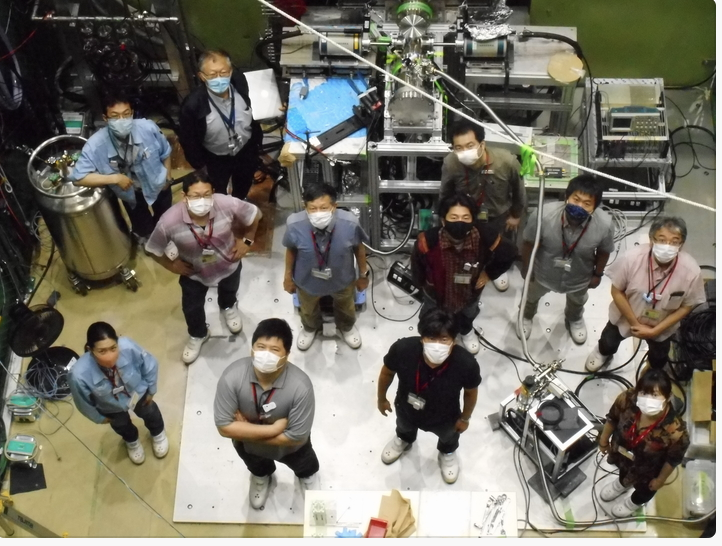
#> input picture imageAna/macro/scripts/my_filter/jparctest.png, 722 x 546 px, found by its file name
$ python filtbackproj.py
#> lines starting #> are read from the running program, lines starting #| are printed output that depends on the picture
import sys, math
import numpy as np
import matplotlib.pyplot as plt
from PIL import Image, ImageChops
from scipy.fftpack import fft, fftshift, ifft

# [10 lines left out: function dummyImg, not called in this run]

def padImage(img):
    """pad images with zeros such that new image is a square with sides equal to
    the diagonal of the original in size. Return padded image as well as coordinates
    of upper-left coordinates where original image is implanted"""
    N0, N1 = img.size # 512
    lenDiag = int(np.ceil(np.sqrt(N0**2+N1**2)))#Get 725, np.ceil -> get max int (1.7->2 , -1.7->-1)
    imgPad = Image.new('L',(lenDiag, lenDiag))
    c0, c1 = int(round((lenDiag-N0)/2)), int(round((lenDiag-N1)/2)) #coordinates of top-left corner in which to paste image
    imgPad.paste(img, (c0,c1))
    return imgPad, c0, c1

def getProj(img, theta):
    """this rotates an image by an array of angles and takes projections.
    Note that we pad the image beforehand rather than allow the rotate method
    to expand the image because the image expands to different sizes depending
    on the angle of rotation. We need to expand every rotated image to the
    same size so that we can collect the contributions into the same vector.
    inputs:  img - PIL image object
             theta - 1D numpy array of angles over which to compute projections
    output: sinogram - projections of img over theta (effectively the radon transform)"""

    numAngles = len(theta)
    sinogram = np.zeros((img.size[0],numAngles))

    #set up plotting
    plt.ion()
    fig1, (ax1, ax2) = plt.subplots(1,2)
    im1 = ax1.imshow(img, cmap='gray')
    ax1.set_title('<-- Sum')
    im2 = ax2.imshow(sinogram, extent=[theta[0],theta[-1], img.size[0]-1, 0],
                     cmap='gray', aspect='auto')
    ax2.set_xlabel('Angle (deg)')
    ax2.set_title('Sinogram')
    plt.show()

    #get projections an dplot
    for n in range(numAngles):
        rotImgObj = img.rotate(90-theta[n], resample=Image.BICUBIC)#rotation
        im1.set_data(rotImgObj)
        sinogram[:,n] = np.sum(rotImgObj, axis=0)# image (axis=0 -> first angle) to value
        im2.set_data(Image.fromarray((sinogram-np.min(sinogram))/np.ptp(sinogram)*255))
        fig1.canvas.draw()
        fig1.canvas.flush_events()

    plt.ioff()
    plt.savefig("Sinogram.png") # projections
    return sinogram

def arange2(start, stop=None, step=1):
    """#Modified version of numpy.arange which corrects error associated with non-integer step size"""
    if stop == None:
        a = np.arange(start)
    else:
        a = np.arange(start, stop, step)
        if a[-1] > stop-step:
            a = np.delete(a, -1)
    return a

def projFilter(sino):
    """filter projections. Normally a ramp filter multiplied by a window function is used in filtered
    backprojection. The filter function here can be adjusted by a single parameter 'a' to either approximate
    a pure ramp filter (a ~ 0)  or one that is multiplied by a sinc window with increasing cutoff frequency (a ~ 1).
    Credit goes to Wakas Aqram.
    inputs: sino - [n x m] numpy array where n is the number of projections and m is the number of angles used.
    outputs: filtSino - [n x m] filtered sinogram array"""

    a = 1;
    projLen, numAngles = sino.shape # get number of pixels & number of plots/angle from matrix
    step = 2*np.pi/projLen
    w = arange2(-np.pi, np.pi, step)
    if len(w) < projLen:
        w = np.concatenate([w, [w[-1]+step]]) #depending on image size, it might be that len(w) =
                                              #projLen - 1. Another element is added to w in this case
    rn1 = abs(2/a*np.sin(a*w/2));  #approximation of ramp filter abs(w) with a funciton abs(sin(w))
    rn2 = np.sin(a*w/2)/(a*w/2);   #sinc window with 'a' modifying the cutoff freqs
    r = rn1*(rn2)**2;              #modulation of ramp filter with sinc window

    filt = fftshift(r)  # 0 value to center
    filtSino = np.zeros((projLen, numAngles))
    for i in range(numAngles):
        projfft = fft(sino[:,i])# fft each piexl value in each plots
        filtProj = projfft*filt# accumulate
        filtSino[:,i] = np.real(ifft(filtProj)) #get real part (Filtered projection data)
    print("filtSino => ", " # of row : ", len(filtSino[:, 0]), " # of column : ", len(filtSino[0,:]))
    return filtSino

def backproject(sinogram, theta):
    """Backprojection function.
    inputs:  sinogram - [n x m] numpy array where n is the number of projections and m the number of angles
             theta - vector of length m denoting the angles represented in the sinogram
    output: backprojArray - [n x n] backprojected 2-D numpy array"""
    imageLen = sinogram.shape[0]# number of pixel
    reconMatrix = np.zeros((imageLen, imageLen))

    x = np.arange(imageLen)-imageLen/2 #create coordinate system centered at (x,y = 0,0)
    y = x.copy()
    X, Y = np.meshgrid(x, y) # make XY- axis => (array(10,9,8 ... -8, -9,-10), array(10,9,8 ... -8, -9,-10))

    plt.ion()
    fig2, ax = plt.subplots()
    im = plt.imshow(reconMatrix, cmap='gray')

    theta = theta*np.pi/180 # angle to rad
    numAngles = len(theta)

    for n in range(numAngles):
        if n is 8: print("X shape : ", X.shape, " X: ", X)
        if n is 8: print("theta shape : ", theta.shape, " theta: ", math.degrees(theta[n]))
        Xrot = X*np.sin(theta[n])-Y*np.cos(theta[n]) #determine rotated x-coordinate about origin in mesh grid form
        if n is 8: print(" Xrot shape : ", Xrot.shape, "Xrot : ",Xrot)
        XrotCor = np.round(Xrot+imageLen/2) #(return int value only) shift back to original image coordinates, round values to make indices
        XrotCor = XrotCor.astype('int')
        if n is 8: print("XrotCor : ",XrotCor)
        projMatrix = np.zeros((imageLen, imageLen))
        if n is 8: print ("make projMatrix : ", projMatrix.shape)
        if n is 8: print("m0, m1 = ",np.where((XrotCor >= 0) & (XrotCor <= (imageLen-1))))
        if n is 8: print("error = ",np.where((XrotCor > (imageLen-1))))
        m0, m1 = np.where((XrotCor >= 0) & (XrotCor <= (imageLen-1))) #after rotating, you'll inevitably have new coordinates that exceed the size of the original

        s = sinogram[:,n] #get projection
        if n is 8: print("s shape: ", s.shape, "  ", s[XrotCor[m0, m1]], "  ", s[XrotCor[m0, m1]].shape)
        if n is 8: print("XrotCor[m0, m1]: ", XrotCor[m0, m1].shape , " ",  XrotCor[m0, m1])
        if n is 8: print("projMatrix[m0, m1]: ", projMatrix[m0, m1].shape, "  ", projMatrix[m0, m1])
        projMatrix[m0, m1] = s[XrotCor[m0, m1]]  #backproject in-bounds data
        if n is 8: print ("new projMatrix : ", projMatrix.shape)
        if n is 8: print ("new reconMatrix : ", reconMatrix.shape)
        reconMatrix += projMatrix # same with TH3D.Fill in ROOT

        # following lines are no need for 3D image analysis
        im.set_data(Image.fromarray((reconMatrix-np.min(reconMatrix))/np.ptp(reconMatrix)*255))
        ax.set_title('Theta = %.2f degrees' % (theta[n]*180/np.pi))
        fig2.canvas.draw()
        fig2.canvas.flush_events()

    plt.close()
    plt.ioff()
    backprojArray = np.flipud(reconMatrix)# rotation matrix
    return backprojArray

#def main():
if __name__ == '__main__':

    #myImg = dummyImg(500,700)
    #myImg = Image.open('SheppLogan.png').convert('L')
    myImg = Image.open('jparctest.PNG').convert('L')

    myImgPad, c0, c1 = padImage(myImg)  #PIL image object
#> in padImage, `imgPad.paste(img, (c0,c1))`:
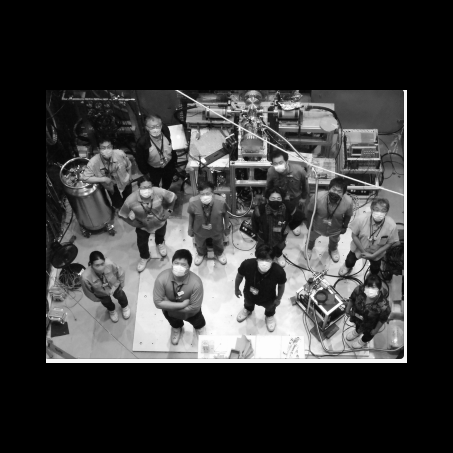
#> imgPad: PIL image 906x906 L (shown at 1/2 size); min 0, max 255, mean 54.9
#> c0 = 92; c1 = 180
    dTheta = 10
    theta = np.arange(0,181,dTheta)
    print("pixel size : ", myImgPad.size, "total theta : ", len(theta))
#| pixel size :  (906, 906) total theta :  19
    print('Getting projections\n')
    mySino = getProj(myImgPad, theta)  #numpy array, is projection plots with # of row :  725 (pixels)  # of column :  181 (plots or angle)
#> after the loop in getProj, `for n in range(numAngles):`:
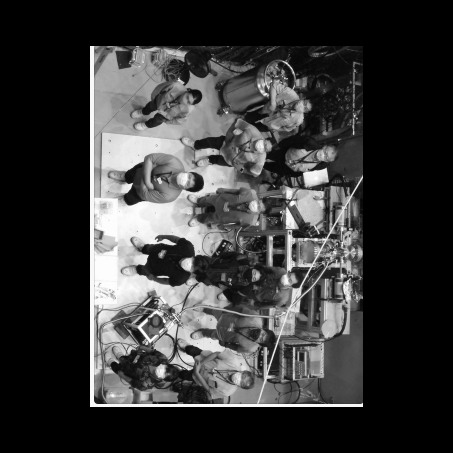
#> rotImgObj: PIL image 906x906 L (shown at 1/2 size); min 0, max 255, mean 54.9
    print('Filtering\n')
    filtSino = projFilter(mySino)  #numpy array
#> in projFilter, `step = 2*np.pi/projLen`: step = 0.00694
#> in arange2, `a = np.arange(start, stop, step)`: a = 906 values from -3.14 to 3.13
#> in arange2, `a = np.delete(a, -1)`: a = 905 values from -3.14 to 3.13
#> in projFilter, `w = np.concatenate([w, [w[-1]+step]])`: w = 906 values from -3.14 to 3.13
#> in projFilter, `rn1 = abs(2/a*np.sin(a*w/2));`: rn1 = 906 values, max 2 at index 0, min 4.44e-15 at index 453, mean 1.27
#> in projFilter, `rn2 = np.sin(a*w/2)/(a*w/2);   #sinc window with 'a' modifying the cut..`: rn2 = 906 values, max 1 at index 453, min 0.637 at index 0, mean 0.873
#> in projFilter, `r = rn1*(rn2)**2;`: r = 906 values, max 1.19 at index 732, min 4.44e-15 at index 453, mean 0.879
#> in projFilter, `filt = fftshift(r)`: filt = 906 values, max 1.19 at index 279, min 4.44e-15 at index 0, mean 0.879
#| filtSino =>   # of row :  906  # of column :  19
    print('Performing backprojection')

    recon = backproject(filtSino, theta)
#> in backproject, `x = np.arange(imageLen)-imageLen/2`: x = 906 values from -453 to 452
#> in backproject, `X, Y = np.meshgrid(x, y)`:
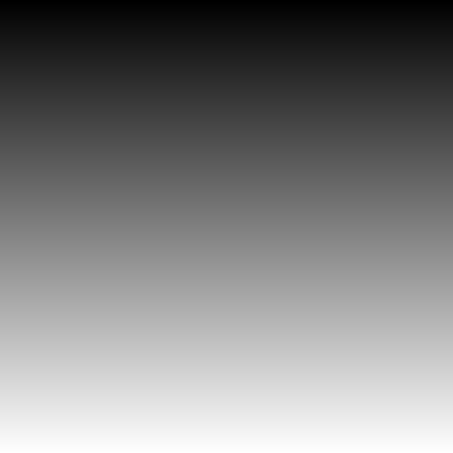
#> Y: shape (906, 906) float64 (shown at 1/2 size); min -453, max 452, mean -0.5; drawn with min black and max white
#> in backproject, `theta = theta*np.pi/180`: theta = 19 values from 0 to 3.14
#> in backproject, `numAngles = len(theta)`: numAngles = 19
#> the loop in backproject, `for n in range(numAngles):` made 19 passes
#> (printed output is left out)
#> pass 1, in backproject, `XrotCor = XrotCor.astype('int')`:
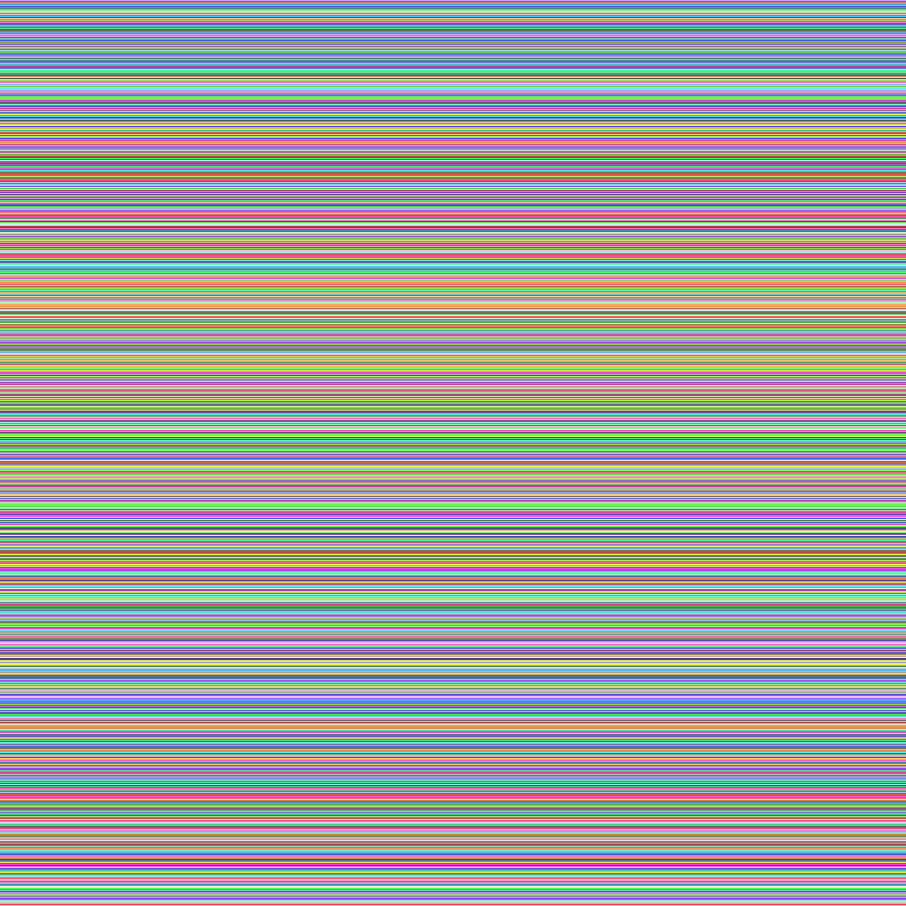
#> XrotCor: shape (906, 906) int64; 906 distinct labels, from 1 to 906; one colour per label, 0 black
#> pass 1, in backproject, `reconMatrix += projMatrix`:
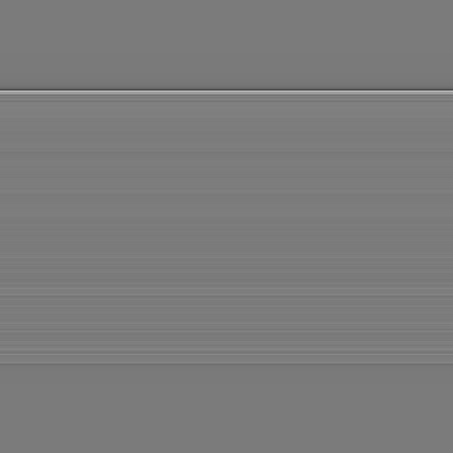
#> reconMatrix: shape (906, 906) float64 (shown at 1/2 size); min -76602, max 81156.7, mean 0.3; drawn with min black and max white
    recon2 = np.round((recon-np.min(recon))/np.ptp(recon)*255) #convert values to integers 0-255 ; np.ptp -> value of (max - min)np.ptp
    reconImg = Image.fromarray(recon2.astype('uint8')) # Creates an image memory from an object exporting the array interface
    n0, n1 = myImg.size
    reconImg = reconImg.crop((c0, c1, c0+n0, c1+n1)) # cut-out region from this image; The box is a 4-tuple defining the left, upper, right, and lower coordinate
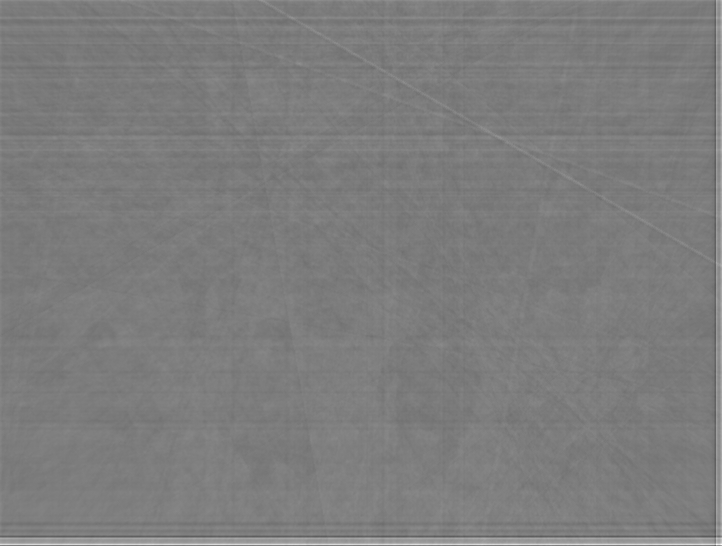
#> reconImg: PIL image 722x546 L; min 74, max 255, mean 124.8

    fig3, (ax1, ax2, ax3) = plt.subplots(1,3, figsize=(12,4))
    ax1.imshow(myImg, cmap='gray')
    ax1.set_title('Original Image')
    ax2.imshow(reconImg, cmap='gray')
    ax2.set_title('Backprojected Image')
    ax3.imshow(ImageChops.difference(myImg, reconImg), cmap='gray') #note this currently doesn't work for imported images
    ax3.set_title('Error')
    #plt.show()
    plt.savefig("Backprojected.png")
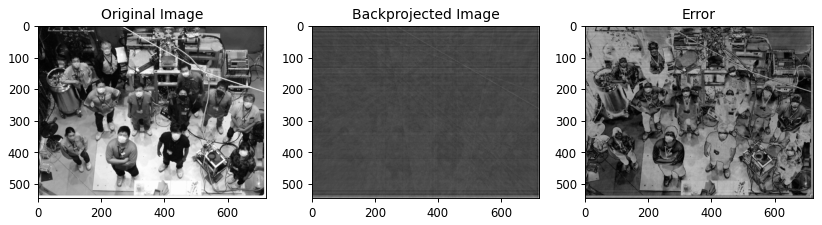
#> figure drawn by matplotlib, 3 panels

$ run again, with imageAna/macro/scripts/my_filter/Backprojected_0.1.png copied over imageAna/macro/scripts/my_filter/jparctest.png
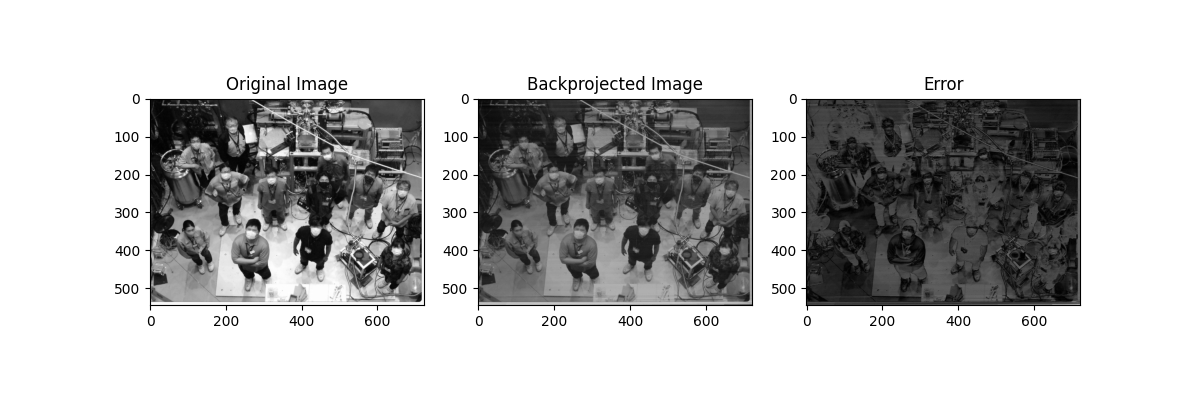
#> input picture imageAna/macro/scripts/my_filter/Backprojected_0.1.png, 1200 x 400 px, found by its file name
#> `myImgPad, c0, c1 = padImage(myImg)`: c0 = 32; c1 = 432
#| pixel size :  (1265, 1265) total theta :  19
#> after the loop in getProj, `for n in range(numAngles):`:
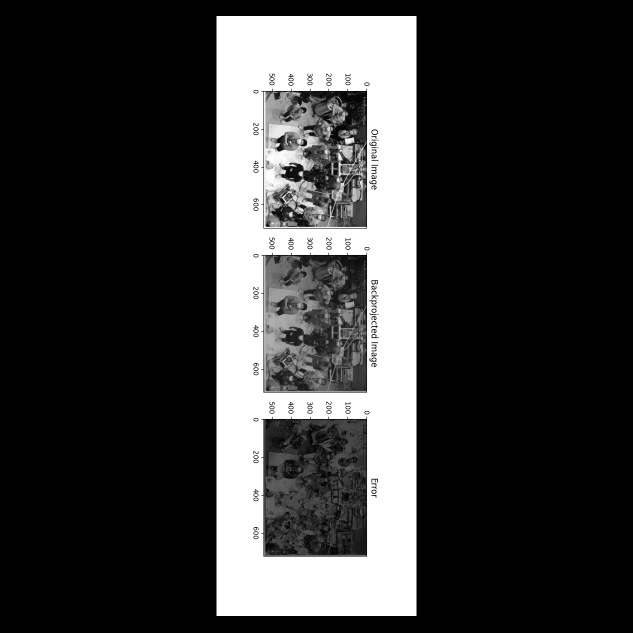
#> rotImgObj: PIL image 1265x1265 L (shown at 1/2 size); min 0, max 255, mean 57.2
#> step = 0.00497
#> a = 1265 values from -3.14 to 3.14
#> rn1 = 1265 values, max 2 at index 0, min 0.00248 at index 633, mean 1.27
#> rn2 = 1265 values, max 1 at index 632, min 0.637 at index 0, mean 0.873
#> r = 1265 values, max 1.19 at index 243, min 0.00248 at index 633, mean 0.879
#> filt = 1265 values, max 1.19 at index 875, min 0.00248 at index 0, mean 0.879
#| filtSino =>   # of row :  1265  # of column :  19
#> x = 1265 values from -632.5 to 631.5
#> theta = 19 values from 0 to 3.14
#> in backproject, `numAngles = len(theta)`: numAngles = 19
#> the loop in backproject, `for n in range(numAngles):` made 19 passes
#> (printed output is left out)
#> `plt.savefig("Backprojected.png")`:
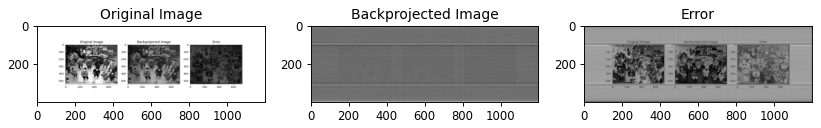
#> figure drawn by matplotlib, 3 panels

$ run again, with imageAna/macro/scripts/my_filter/Sinogram_0.1.png copied over imageAna/macro/scripts/my_filter/jparctest.png
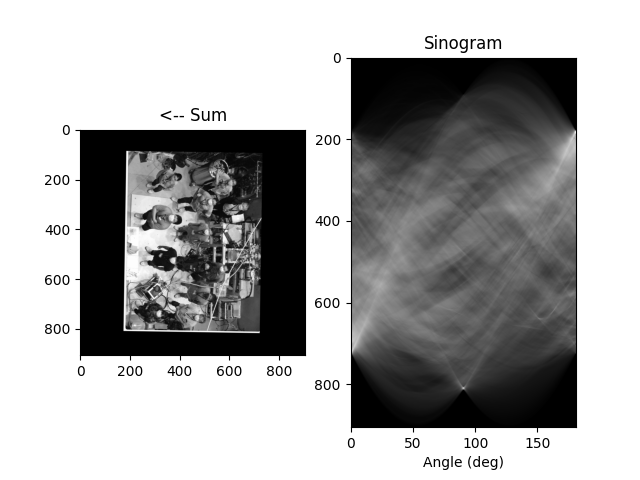
#> input picture imageAna/macro/scripts/my_filter/Sinogram_0.1.png, 640 x 480 px, found by its file name
#> `myImgPad, c0, c1 = padImage(myImg)`: c0 = 80; c1 = 160
#| pixel size :  (800, 800) total theta :  19
#> after the loop in getProj, `for n in range(numAngles):`:
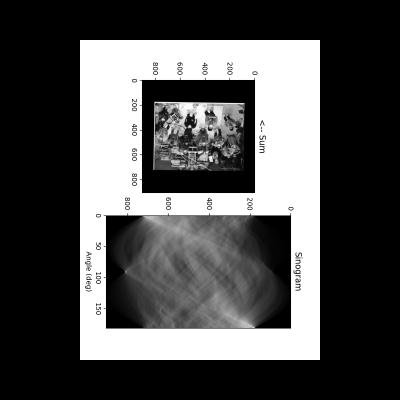
#> rotImgObj: PIL image 800x800 L (shown at 1/2 size); min 0, max 255, mean 81.1
#> step = 0.00785
#> a = 800 values from -3.14 to 3.13
#> rn1 = 800 values, max 2 at index 0, min 1.78e-14 at index 400, mean 1.27
#> rn2 = 800 values, max 1 at index 400, min 0.637 at index 0, mean 0.873
#> r = 800 values, max 1.19 at index 154, min 1.78e-14 at index 400, mean 0.879
#> filt = 800 values, max 1.19 at index 554, min 1.78e-14 at index 0, mean 0.879
#| filtSino =>   # of row :  800  # of column :  19
#> x = 800 values from -400 to 399
#> theta = 19 values from 0 to 3.14
#> in backproject, `numAngles = len(theta)`: numAngles = 19
#> the loop in backproject, `for n in range(numAngles):` made 19 passes
#> (printed output is left out)
#> `plt.savefig("Backprojected.png")`:
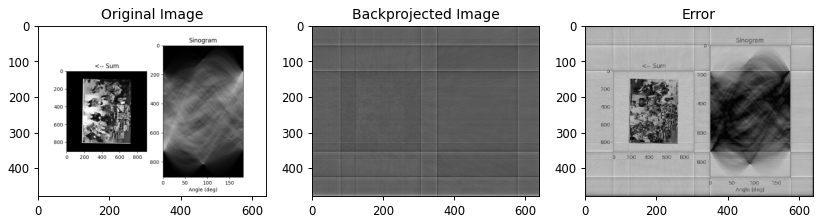
#> figure drawn by matplotlib, 3 panels
